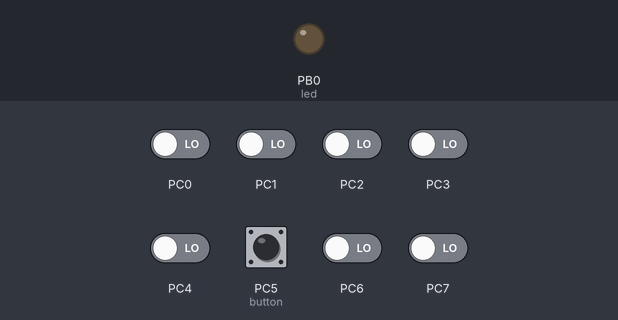
The program below on a simulated ATmega328P, built with avr-gcc and emulated at 20 MHz (the files do not name the chip). On the bench: output pins drawn as LEDs (lit = HIGH). Inputs (shaded band) come from the test bench; at power-on: PC5 (button) HIGH, PC0–4, PC6, PC7 LOW.

Above: at 1.2 s.
1.3 s: PC0 driven HIGH
At 2.5 s:
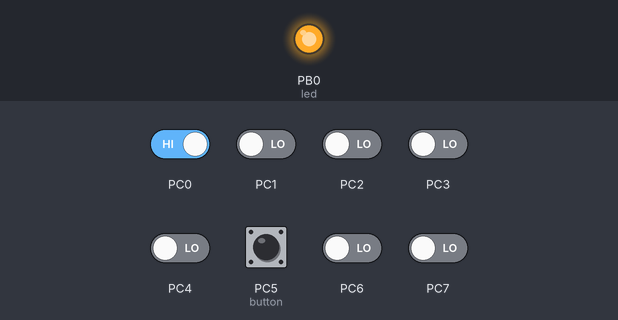
2.8 s: PC0 driven LOW
At 3.9 s:
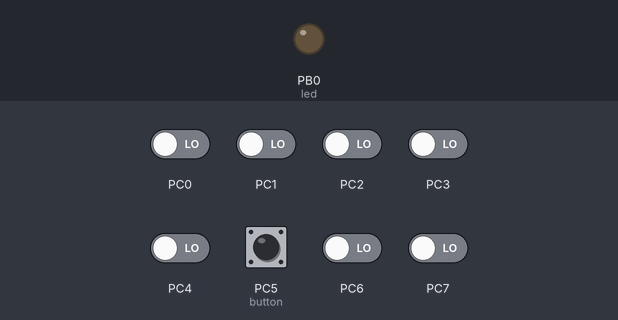
4.3 s: PC1 driven HIGH
At 5.0 s:
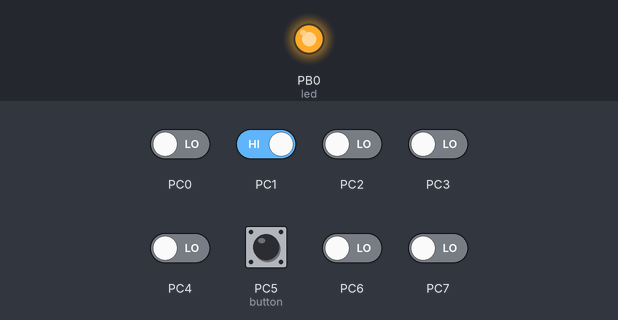
Timing chart, 0 to 7.3 s (numbered marks = the images above; inputs shaded):
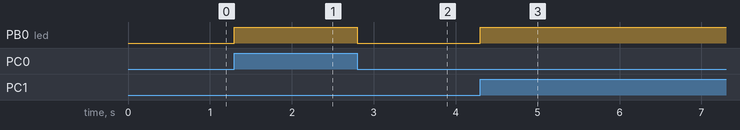

The program:

main.c
```c
#define F_CPU 20000000

#include <avr/io.h>       // Header file for basic avr input/output
#include <util/delay.h>   // header file for delay generation

int main(void)
{
    DDRB |= (1<<0);      // PORTB pin 0 declared as output - led (|= set bit number)
    DDRC &= ~(1<<5);     // PORTC pin 5 declared as input - button (&=~ clear bit number)
    PORTC = 1<<5;     // PORTC pin 5 pull up resistor activated - button
    while(1==1)  // infinite loop as 1 is always equals 1
    {
        if (PINC ^ (1<<5)) // if PIN5 of PORTC is high
        {
            PORTB |= (1<<0); // then PIN0 of PORTB is high (|= set bit number)
        }
        else
        {
            PORTB &= ~(1<<0); // then PIN0 of PORTB remains low
        }
    }
    return 0;
}
```

Measured:
- after the input at 1.3 s, PB0 (led): LOW → HIGH at once
- after the input at 2.8 s, PB0 (led): HIGH → LOW at once
- after the input at 4.3 s, PB0 (led): LOW → HIGH at once
